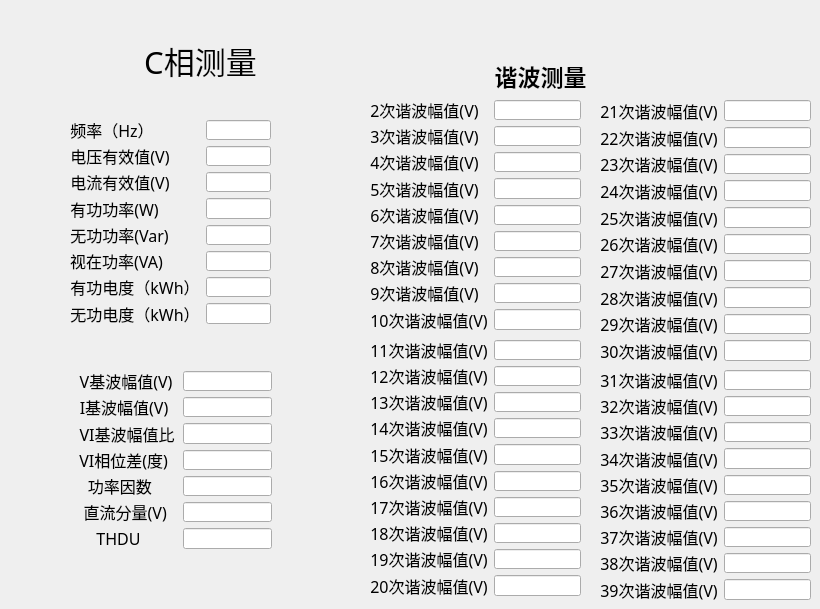
     <widget class="QWidget" name="tab_5">
      <attribute name="title">
       <string>C相基本量</string>
      </attribute>
      <widget class="QLabel" name="label_10">
       <property name="geometry">
        <rect>
         <x>400</x>
         <y>50</y>
         <width>281</width>
         <height>51</height>
        </rect>
       </property>
       <property name="font">
        <font>
         <family>楷体</family>
         <pointsize>17</pointsize>
         <weight>75</weight>
         <bold>true</bold>
         <strikeout>false</strikeout>
        </font>
       </property>
       <property name="text">
        <string>谐波测量</string>
       </property>
       <property name="textFormat">
        <enum>Qt::AutoText</enum>
       </property>
       <property name="alignment">
        <set>Qt::AlignCenter</set>
       </property>
      </widget>
      <widget class="QWidget" name="layoutWidget_20">
       <property name="geometry">
        <rect>
         <x>600</x>
         <y>100</y>
         <width>211</width>
         <height>261</height>
        </rect>
       </property>
       <layout class="QFormLayout" name="formLayout_35">
        <item row="0" column="0">
         <widget class="QLabel" name="label_340">
          <property name="font">
           <font>
            <family>楷体</family>
            <pointsize>12</pointsize>
           </font>
          </property>
          <property name="text">
           <string>21次谐波幅值(V)</string>
          </property>
          <property name="alignment">
           <set>Qt::AlignCenter</set>
          </property>
         </widget>
        </item>
        <item row="0" column="1">
         <widget class="QLineEdit" name="C_ershiyicixiebofuzhi"/>
        </item>
        <item row="1" column="0">
         <widget class="QLabel" name="label_341">
          <property name="font">
           <font>
            <family>楷体</family>
            <pointsize>12</pointsize>
           </font>
          </property>
          <property name="text">
           <string>22次谐波幅值(V)</string>
          </property>
          <property name="alignment">
           <set>Qt::AlignCenter</set>
          </property>
         </widget>
        </item>
        <item row="1" column="1">
         <widget class="QLineEdit" name="C_ershiercixiebofuzhi"/>
        </item>
        <item row="2" column="0">
         <widget class="QLabel" name="label_342">
          <property name="font">
           <font>
            <family>楷体</family>
            <pointsize>12</pointsize>
           </font>
          </property>
          <property name="text">
           <string>23次谐波幅值(V)</string>
          </property>
          <property name="alignment">
           <set>Qt::AlignCenter</set>
          </property>
         </widget>
        </item>
        <item row="2" column="1">
         <widget class="QLineEdit" name="C_ershisancixiebofuzhi"/>
        </item>
        <item row="3" column="0">
         <widget class="QLabel" name="label_343">
          <property name="font">
           <font>
            <family>楷体</family>
            <pointsize>12</pointsize>
           </font>
          </property>
          <property name="text">
           <string>24次谐波幅值(V)</string>
          </property>
          <property name="alignment">
           <set>Qt::AlignCenter</set>
          </property>
         </widget>
        </item>
        <item row="3" column="1">
         <widget class="QLineEdit" name="C_ershisicixiebofuzhi"/>
        </item>
        <item row="4" column="1">
         <widget class="QLineEdit" name="C_ershiwucixiebofuzhi"/>
        </item>
        <item row="5" column="0">
         <widget class="QLabel" name="label_344">
          <property name="font">
           <font>
            <family>楷体</family>
            <pointsize>12</pointsize>
           </font>
          </property>
          <property name="text">
           <string>26次谐波幅值(V)</string>
          </property>
          <property name="alignment">
           <set>Qt::AlignCenter</set>
          </property>
         </widget>
        </item>
        <item row="5" column="1">
         <widget class="QLineEdit" name="C_ershiliucixiebofuzhi"/>
        </item>
        <item row="6" column="0">
         <widget class="QLabel" name="label_345">
          <property name="font">
           <font>
            <family>楷体</family>
            <pointsize>12</pointsize>
           </font>
          </property>
          <property name="text">
           <string>27次谐波幅值(V)</string>
          </property>
          <property name="alignment">
           <set>Qt::AlignCenter</set>
          </property>
         </widget>
        </item>
        <item row="6" column="1">
         <widget class="QLineEdit" name="C_ershiqicixiebofuzhi"/>
        </item>
        <item row="7" column="0">
         <widget class="QLabel" name="label_346">
          <property name="font">
           <font>
            <family>楷体</family>
            <pointsize>12</pointsize>
           </font>
          </property>
          <property name="text">
           <string>28次谐波幅值(V)</string>
          </property>
          <property name="alignment">
           <set>Qt::AlignCenter</set>
          </property>
         </widget>
        </item>
        <item row="7" column="1">
         <widget class="QLineEdit" name="C_ershibacixiebofuzhi"/>
        </item>
        <item row="8" column="0">
         <widget class="QLabel" name="label_347">
          <property name="font">
           <font>
            <family>楷体</family>
            <pointsize>12</pointsize>
           </font>
          </property>
          <property name="text">
           <string>29次谐波幅值(V)</string>
          </property>
          <property name="alignment">
           <set>Qt::AlignCenter</set>
          </property>
         </widget>
        </item>
        <item row="8" column="1">
         <widget class="QLineEdit" name="C_ershijiucixiebofuzhi"/>
        </item>
        <item row="9" column="0">
         <widget class="QLabel" name="label_348">
          <property name="font">
           <font>
            <family>楷体</family>
            <pointsize>12</pointsize>
           </font>
          </property>
          <property name="text">
           <string>30次谐波幅值(V)</string>
          </property>
          <property name="alignment">
           <set>Qt::AlignCenter</set>
          </property>
         </widget>
        </item>
        <item row="9" column="1">
         <widget class="QLineEdit" name="C_sanshicixiebofuzhi"/>
        </item>
        <item row="4" column="0">
         <widget class="QLabel" name="label_349">
          <property name="font">
           <font>
            <family>楷体</family>
            <pointsize>12</pointsize>
           </font>
          </property>
          <property name="text">
           <string>25次谐波幅值(V)</string>
          </property>
          <property name="alignment">
           <set>Qt::AlignCenter</set>
          </property>
         </widget>
        </item>
       </layout>
      </widget>
      <widget class="QLabel" name="label_11">
       <property name="geometry">
        <rect>
         <x>60</x>
         <y>40</y>
         <width>281</width>
         <height>41</height>
        </rect>
       </property>
       <property name="font">
        <font>
         <family>楷体</family>
         <pointsize>23</pointsize>
        </font>
       </property>
       <property name="text">
        <string>C相测量</string>
       </property>
       <property name="alignment">
        <set>Qt::AlignCenter</set>
       </property>
      </widget>
      <widget class="QWidget" name="layoutWidget_12">
       <property name="geometry">
        <rect>
         <x>70</x>
         <y>120</y>
         <width>201</width>
         <height>204</height>
        </rect>
       </property>
       <layout class="QFormLayout" name="formLayout_13">
        <item row="0" column="0">
         <widget class="QLabel" name="label_174">
          <property name="font">
           <font>
            <family>楷体</family>
            <pointsize>12</pointsize>
           </font>
          </property>
          <property name="text">
           <string>频率（Hz）</string>
          </property>
          <property name="alignment">
           <set>Qt::AlignCenter</set>
          </property>
         </widget>
        </item>
        <item row="0" column="1">
         <widget class="QLineEdit" name="C_FHz"/>
        </item>
        <item row="1" column="0">
         <widget class="QLabel" name="label_175">
          <property name="font">
           <font>
            <family>楷体</family>
            <pointsize>12</pointsize>
           </font>
          </property>
          <property name="text">
           <string>电压有效值(V)</string>
          </property>
          <property name="alignment">
           <set>Qt::AlignCenter</set>
          </property>
         </widget>
        </item>
        <item row="1" column="1">
         <widget class="QLineEdit" name="C_rms"/>
        </item>
        <item row="2" column="0">
         <widget class="QLabel" name="label_176">
          <property name="font">
           <font>
            <family>楷体</family>
            <pointsize>12</pointsize>
           </font>
          </property>
          <property name="text">
           <string>电流有效值(V)</string>
          </property>
          <property name="alignment">
           <set>Qt::AlignCenter</set>
          </property>
         </widget>
        </item>
        <item row="2" column="1">
         <widget class="QLineEdit" name="C_I_rms"/>
        </item>
        <item row="3" column="0">
         <widget class="QLabel" name="label_177">
          <property name="font">
           <font>
            <family>楷体</family>
            <pointsize>12</pointsize>
           </font>
          </property>
          <property name="layoutDirection">
           <enum>Qt::LeftToRight</enum>
          </property>
          <property name="text">
           <string>有功功率(W)</string>
          </property>
          <property name="alignment">
           <set>Qt::AlignCenter</set>
          </property>
         </widget>
        </item>
        <item row="3" column="1">
         <widget class="QLineEdit" name="C_PW"/>
        </item>
        <item row="4" column="0">
         <widget class="QLabel" name="label_181">
          <property name="font">
           <font>
            <family>楷体</family>
            <pointsize>12</pointsize>
           </font>
          </property>
          <property name="text">
           <string>无功功率(Var)</string>
          </property>
          <property name="alignment">
           <set>Qt::AlignCenter</set>
          </property>
         </widget>
        </item>
        <item row="4" column="1">
         <widget class="QLineEdit" name="C_QVar"/>
        </item>
        <item row="5" column="0">
         <widget class="QLabel" name="label_182">
          <property name="font">
           <font>
            <family>楷体</family>
            <pointsize>12</pointsize>
           </font>
          </property>
          <property name="text">
           <string>视在功率(VA)</string>
          </property>
          <property name="alignment">
           <set>Qt::AlignCenter</set>
          </property>
         </widget>
        </item>
        <item row="5" column="1">
         <widget class="QLineEdit" name="C_SVA"/>
        </item>
        <item row="6" column="0">
         <widget class="QLabel" name="label_183">
          <property name="font">
           <font>
            <family>楷体</family>
            <pointsize>12</pointsize>
           </font>
          </property>
          <property name="text">
           <string>有功电度（kWh）</string>
          </property>
          <property name="alignment">
           <set>Qt::AlignCenter</set>
          </property>
         </widget>
        </item>
        <item row="6" column="1">
         <widget class="QLineEdit" name="C_PT"/>
        </item>
        <item row="7" column="0">
         <widget class="QLabel" name="label_184">
          <property name="font">
           <font>
            <family>楷体</family>
            <pointsize>12</pointsize>
           </font>
          </property>
          <property name="text">
           <string>无功电度（kWh）</string>
          </property>
          <property name="alignment">
           <set>Qt::AlignCenter</set>
          </property>
         </widget>
        </item>
        <item row="7" column="1">
         <widget class="QLineEdit" name="C_QT"/>
        </item>
       </layout>
      </widget>
      <widget class="QWidget" name="layoutWidget_14">
       <property name="geometry">
        <rect>
         <x>370</x>
         <y>340</y>
         <width>211</width>
         <height>256</height>
        </rect>
       </property>
       <layout class="QFormLayout" name="formLayout_36">
        <item row="0" column="0">
         <widget class="QLabel" name="label_350">
          <property name="font">
           <font>
            <family>楷体</family>
            <pointsize>12</pointsize>
           </font>
          </property>
          <property name="text">
           <string>11次谐波幅值(V)</string>
          </property>
          <property name="alignment">
           <set>Qt::AlignCenter</set>
          </property>
         </widget>
        </item>
        <item row="0" column="1">
         <widget class="QLineEdit" name="C_shiyicixiebofuzhi"/>
        </item>
        <item row="1" column="0">
         <widget class="QLabel" name="label_351">
          <property name="font">
           <font>
            <family>楷体</family>
            <pointsize>12</pointsize>
           </font>
          </property>
          <property name="text">
           <string>12次谐波幅值(V)</string>
          </property>
          <property name="alignment">
           <set>Qt::AlignCenter</set>
          </property>
         </widget>
        </item>
        <item row="1" column="1">
         <widget class="QLineEdit" name="C_shiercixiebofuzhi"/>
        </item>
        <item row="2" column="0">
         <widget class="QLabel" name="label_352">
          <property name="font">
           <font>
            <family>楷体</family>
            <pointsize>12</pointsize>
           </font>
          </property>
          <property name="text">
           <string>13次谐波幅值(V)</string>
          </property>
          <property name="alignment">
           <set>Qt::AlignCenter</set>
          </property>
         </widget>
        </item>
        <item row="2" column="1">
         <widget class="QLineEdit" name="C_shisancixiebofuzhi"/>
        </item>
        <item row="3" column="0">
         <widget class="QLabel" name="label_353">
          <property name="font">
           <font>
            <family>楷体</family>
            <pointsize>12</pointsize>
           </font>
          </property>
          <property name="text">
           <string>14次谐波幅值(V)</string>
          </property>
          <property name="alignment">
           <set>Qt::AlignCenter</set>
          </property>
         </widget>
        </item>
        <item row="3" column="1">
         <widget class="QLineEdit" name="C_shisicixiebofuzhi"/>
        </item>
        <item row="4" column="0">
         <widget class="QLabel" name="label_354">
          <property name="font">
           <font>
            <family>楷体</family>
            <pointsize>12</pointsize>
           </font>
          </property>
          <property name="text">
           <string>15次谐波幅值(V)</string>
          </property>
          <property name="alignment">
           <set>Qt::AlignCenter</set>
          </property>
         </widget>
        </item>
        <item row="4" column="1">
         <widget class="QLineEdit" name="C_shiwucixiebofuzhi"/>
        </item>
        <item row="5" column="0">
         <widget class="QLabel" name="label_355">
          <property name="font">
           <font>
            <family>楷体</family>
            <pointsize>12</pointsize>
           </font>
          </property>
          <property name="text">
           <string>16次谐波幅值(V)</string>
          </property>
          <property name="alignment">
           <set>Qt::AlignCenter</set>
          </property>
         </widget>
        </item>
        <item row="5" column="1">
         <widget class="QLineEdit" name="C_shiliucixiebofuzhi"/>
        </item>
        <item row="6" column="0">
         <widget class="QLabel" name="label_356">
          <property name="font">
           <font>
            <family>楷体</family>
            <pointsize>12</pointsize>
           </font>
          </property>
          <property name="text">
           <string>17次谐波幅值(V)</string>
          </property>
          <property name="alignment">
           <set>Qt::AlignCenter</set>
          </property>
         </widget>
        </item>
        <item row="6" column="1">
         <widget class="QLineEdit" name="C_shiqicixiebofuzhi"/>
        </item>
        <item row="7" column="0">
         <widget class="QLabel" name="label_357">
          <property name="font">
           <font>
            <family>楷体</family>
            <pointsize>12</pointsize>
           </font>
          </property>
          <property name="text">
           <string>18次谐波幅值(V)</string>
          </property>
          <property name="alignment">
           <set>Qt::AlignCenter</set>
          </property>
         </widget>
        </item>
        <item row="7" column="1">
         <widget class="QLineEdit" name="C_shibacixiebofuzhi"/>
        </item>
        <item row="8" column="0">
         <widget class="QLabel" name="label_358">
          <property name="font">
           <font>
            <family>楷体</family>
            <pointsize>12</pointsize>
           </font>
          </property>
          <property name="text">
           <string>19次谐波幅值(V)</string>
          </property>
          <property name="alignment">
           <set>Qt::AlignCenter</set>
          </property>
         </widget>
        </item>
        <item row="8" column="1">
         <widget class="QLineEdit" name="C_shijiucixiebofuzhi"/>
        </item>
        <item row="9" column="0">
         <widget class="QLabel" name="label_359">
          <property name="font">
           <font>
            <family>楷体</family>
            <pointsize>12</pointsize>
           </font>
          </property>
          <property name="text">
           <string>20次谐波幅值(V)</string>
          </property>
          <property name="alignment">
           <set>Qt::AlignCenter</set>
          </property>
         </widget>
        </item>
        <item row="9" column="1">
         <widget class="QLineEdit" name="C_ershicixiebofuzhi"/>
        </item>
       </layout>
      </widget>
      <widget class="QWidget" name="layoutWidget_19">
       <property name="geometry">
        <rect>
         <x>370</x>
         <y>100</y>
         <width>211</width>
         <height>230</height>
        </rect>
       </property>
       <layout class="QFormLayout" name="formLayout_22">
        <item row="0" column="0">
         <widget class="QLabel" name="label_360">
          <property name="font">
           <font>
            <family>楷体</family>
            <pointsize>12</pointsize>
           </font>
          </property>
          <property name="text">
           <string>2次谐波幅值(V)</string>
          </property>
          <property name="alignment">
           <set>Qt::AlignCenter</set>
          </property>
         </widget>
        </item>
        <item row="0" column="1">
         <widget class="QLineEdit" name="C_ercixiebofuzhi"/>
        </item>
        <item row="1" column="0">
         <widget class="QLabel" name="label_361">
          <property name="font">
           <font>
            <family>楷体</family>
            <pointsize>12</pointsize>
           </font>
          </property>
          <property name="text">
           <string>3次谐波幅值(V)</string>
          </property>
          <property name="alignment">
           <set>Qt::AlignCenter</set>
          </property>
         </widget>
        </item>
        <item row="1" column="1">
         <widget class="QLineEdit" name="C_sancixiebofuzhi"/>
        </item>
        <item row="2" column="0">
         <widget class="QLabel" name="label_362">
          <property name="font">
           <font>
            <family>楷体</family>
            <pointsize>12</pointsize>
           </font>
          </property>
          <property name="text">
           <string>4次谐波幅值(V)</string>
          </property>
          <property name="alignment">
           <set>Qt::AlignCenter</set>
          </property>
         </widget>
        </item>
        <item row="2" column="1">
         <widget class="QLineEdit" name="C_sicixiebofuzhi"/>
        </item>
        <item row="3" column="0">
         <widget class="QLabel" name="label_363">
          <property name="font">
           <font>
            <family>楷体</family>
            <pointsize>12</pointsize>
           </font>
          </property>
          <property name="text">
           <string>5次谐波幅值(V)</string>
          </property>
          <property name="alignment">
           <set>Qt::AlignCenter</set>
          </property>
         </widget>
        </item>
        <item row="3" column="1">
         <widget class="QLineEdit" name="C_wucixiebofuzhi"/>
        </item>
        <item row="4" column="0">
         <widget class="QLabel" name="label_364">
          <property name="font">
           <font>
            <family>楷体</family>
            <pointsize>12</pointsize>
           </font>
          </property>
          <property name="text">
           <string>6次谐波幅值(V)</string>
          </property>
          <property name="alignment">
           <set>Qt::AlignCenter</set>
          </property>
         </widget>
        </item>
        <item row="4" column="1">
         <widget class="QLineEdit" name="C_liucixiebofuzhi"/>
        </item>
        <item row="5" column="0">
         <widget class="QLabel" name="label_365">
          <property name="font">
           <font>
            <family>楷体</family>
            <pointsize>12</pointsize>
           </font>
          </property>
          <property name="text">
           <string>7次谐波幅值(V)</string>
          </property>
          <property name="alignment">
           <set>Qt::AlignCenter</set>
          </property>
         </widget>
        </item>
        <item row="5" column="1">
         <widget class="QLineEdit" name="C_qicixiebofuzhi"/>
        </item>
        <item row="6" column="0">
         <widget class="QLabel" name="label_366">
          <property name="font">
           <font>
            <family>楷体</family>
            <pointsize>12</pointsize>
           </font>
          </property>
          <property name="text">
           <string>8次谐波幅值(V)</string>
          </property>
          <property name="alignment">
           <set>Qt::AlignCenter</set>
          </property>
         </widget>
        </item>
        <item row="6" column="1">
         <widget class="QLineEdit" name="C_bacixiebofuzhi"/>
        </item>
        <item row="7" column="0">
         <widget class="QLabel" name="label_367">
          <property name="font">
           <font>
            <family>楷体</family>
            <pointsize>12</pointsize>
           </font>
          </property>
          <property name="text">
           <string>9次谐波幅值(V)</string>
          </property>
          <property name="alignment">
           <set>Qt::AlignCenter</set>
          </property>
         </widget>
        </item>
        <item row="7" column="1">
         <widget class="QLineEdit" name="C_jiucixiebofuzhi"/>
        </item>
        <item row="8" column="0">
         <widget class="QLabel" name="label_368">
          <property name="font">
           <font>
            <family>楷体</family>
            <pointsize>12</pointsize>
           </font>
          </property>
          <property name="text">
           <string>10次谐波幅值(V)</string>
          </property>
          <property name="alignment">
           <set>Qt::AlignCenter</set>
          </property>
         </widget>
        </item>
        <item row="8" column="1">
         <widget class="QLineEdit" name="C_shicixiebofuzhi"/>
        </item>
       </layout>
      </widget>
      <widget class="QWidget" name="layoutWidget_21">
       <property name="geometry">
        <rect>
         <x>71</x>
         <y>371</y>
         <width>201</width>
         <height>178</height>
        </rect>
       </property>
       <layout class="QFormLayout" name="formLayout_14">
        <item row="0" column="0">
         <widget class="QLabel" name="label_185">
          <property name="font">
           <font>
            <family>楷体</family>
            <pointsize>12</pointsize>
           </font>
          </property>
          <property name="text">
           <string>  V基波幅值(V) </string>
          </property>
          <property name="alignment">
           <set>Qt::AlignCenter</set>
          </property>
         </widget>
        </item>
        <item row="0" column="1">
         <widget class="QLineEdit" name="C_V_jibofuzhi"/>
        </item>
        <item row="1" column="0">
         <widget class="QLabel" name="label_186">
          <property name="font">
           <font>
            <family>楷体</family>
            <pointsize>12</pointsize>
           </font>
          </property>
          <property name="text">
           <string>  I基波幅值(V) </string>
          </property>
          <property name="alignment">
           <set>Qt::AlignCenter</set>
          </property>
         </widget>
        </item>
        <item row="1" column="1">
         <widget class="QLineEdit" name="C_I_jibofuzhi"/>
        </item>
        <item row="2" column="0">
         <widget class="QLabel" name="VI_xiangweicha_11">
          <property name="font">
           <font>
            <family>楷体</family>
            <pointsize>12</pointsize>
           </font>
          </property>
          <property name="text">
           <string>  VI基波幅值比</string>
          </property>
          <property name="alignment">
           <set>Qt::AlignCenter</set>
          </property>
         </widget>
        </item>
        <item row="2" column="1">
         <widget class="QLineEdit" name="C_VI_jibofuzhibi"/>
        </item>
        <item row="3" column="0">
         <widget class="QLabel" name="VI_xiangweicha_12">
          <property name="font">
           <font>
            <family>楷体</family>
            <pointsize>12</pointsize>
           </font>
          </property>
          <property name="text">
           <string>  VI相位差(度)</string>
          </property>
          <property name="alignment">
           <set>Qt::AlignCenter</set>
          </property>
         </widget>
        </item>
        <item row="3" column="1">
         <widget class="QLineEdit" name="C_VI_xiangweicha"/>
        </item>
        <item row="4" column="0">
         <widget class="QLabel" name="VI_xiangweicha_13">
          <property name="font">
           <font>
            <family>楷体</family>
            <pointsize>12</pointsize>
           </font>
          </property>
          <property name="text">
           <string>    功率因数</string>
          </property>
          <property name="textFormat">
           <enum>Qt::PlainText</enum>
          </property>
          <property name="alignment">
           <set>Qt::AlignCenter</set>
          </property>
         </widget>
        </item>
        <item row="4" column="1">
         <widget class="QLineEdit" name="C_VI_cos"/>
        </item>
        <item row="5" column="0">
         <widget class="QLabel" name="label_36">
          <property name="font">
           <font>
            <family>楷体</family>
            <pointsize>12</pointsize>
           </font>
          </property>
          <property name="text">
           <string>   直流分量(V)</string>
          </property>
          <property name="textFormat">
           <enum>Qt::PlainText</enum>
          </property>
          <property name="alignment">
           <set>Qt::AlignCenter</set>
          </property>
         </widget>
        </item>
        <item row="5" column="1">
         <widget class="QLineEdit" name="C_zhiliufenliang"/>
        </item>
        <item row="6" column="0">
         <widget class="QLabel" name="label_187">
          <property name="font">
           <font>
            <family>楷体</family>
            <pointsize>12</pointsize>
           </font>
          </property>
          <property name="text">
           <string>      THDU</string>
          </property>
          <property name="alignment">
           <set>Qt::AlignCenter</set>
          </property>
         </widget>
        </item>
        <item row="6" column="1">
         <widget class="QLineEdit" name="C_Thdu"/>
        </item>
       </layout>
      </widget>
      <widget class="QWidget" name="layoutWidget_22">
       <property name="geometry">
        <rect>
         <x>600</x>
         <y>370</y>
         <width>211</width>
         <height>230</height>
        </rect>
       </property>
       <layout class="QFormLayout" name="formLayout_37">
        <item row="0" column="0">
         <widget class="QLabel" name="label_369">
          <property name="font">
           <font>
            <family>楷体</family>
            <pointsize>12</pointsize>
           </font>
          </property>
          <property name="text">
           <string>31次谐波幅值(V)</string>
          </property>
          <property name="alignment">
           <set>Qt::AlignCenter</set>
          </property>
         </widget>
        </item>
        <item row="0" column="1">
         <widget class="QLineEdit" name="C_sanshiyicixiebofuzhi"/>
        </item>
        <item row="1" column="0">
         <widget class="QLabel" name="label_370">
          <property name="font">
           <font>
            <family>楷体</family>
            <pointsize>12</pointsize>
           </font>
          </property>
          <property name="text">
           <string>32次谐波幅值(V)</string>
          </property>
          <property name="alignment">
           <set>Qt::AlignCenter</set>
          </property>
         </widget>
        </item>
        <item row="1" column="1">
         <widget class="QLineEdit" name="C_sanshiercixiebofuzhi"/>
        </item>
        <item row="2" column="0">
         <widget class="QLabel" name="label_371">
          <property name="font">
           <font>
            <family>楷体</family>
            <pointsize>12</pointsize>
           </font>
          </property>
          <property name="text">
           <string>33次谐波幅值(V)</string>
          </property>
          <property name="alignment">
           <set>Qt::AlignCenter</set>
          </property>
         </widget>
        </item>
        <item row="2" column="1">
         <widget class="QLineEdit" name="C_sanshisancixiebofuzhi"/>
        </item>
        <item row="3" column="0">
         <widget class="QLabel" name="label_372">
          <property name="font">
           <font>
            <family>楷体</family>
            <pointsize>12</pointsize>
           </font>
          </property>
          <property name="text">
           <string>34次谐波幅值(V)</string>
          </property>
          <property name="alignment">
           <set>Qt::AlignCenter</set>
          </property>
         </widget>
        </item>
        <item row="3" column="1">
         <widget class="QLineEdit" name="C_sanshisicixiebofuzhi"/>
        </item>
        <item row="4" column="0">
         <widget class="QLabel" name="label_373">
          <property name="font">
           <font>
            <family>楷体</family>
            <pointsize>12</pointsize>
           </font>
          </property>
          <property name="text">
           <string>35次谐波幅值(V)</string>
          </property>
          <property name="alignment">
           <set>Qt::AlignCenter</set>
          </property>
         </widget>
        </item>
        <item row="4" column="1">
         <widget class="QLineEdit" name="C_sanshiwucixiebofuzhi"/>
        </item>
        <item row="5" column="0">
         <widget class="QLabel" name="label_374">
          <property name="font">
           <font>
            <family>楷体</family>
            <pointsize>12</pointsize>
           </font>
          </property>
          <property name="text">
           <string>36次谐波幅值(V)</string>
          </property>
          <property name="alignment">
           <set>Qt::AlignCenter</set>
          </property>
         </widget>
        </item>
        <item row="5" column="1">
         <widget class="QLineEdit" name="C_sanshiliucixiebofuzhi"/>
        </item>
        <item row="6" column="0">
         <widget class="QLabel" name="label_375">
          <property name="font">
           <font>
            <family>楷体</family>
            <pointsize>12</pointsize>
           </font>
          </property>
          <property name="text">
           <string>37次谐波幅值(V)</string>
          </property>
          <property name="alignment">
           <set>Qt::AlignCenter</set>
          </property>
         </widget>
        </item>
        <item row="6" column="1">
         <widget class="QLineEdit" name="C_sanshiqicixiebofuzhi"/>
        </item>
        <item row="7" column="0">
         <widget class="QLabel" name="label_376">
          <property name="font">
           <font>
            <family>楷体</family>
            <pointsize>12</pointsize>
           </font>
          </property>
          <property name="text">
           <string>38次谐波幅值(V)</string>
          </property>
          <property name="alignment">
           <set>Qt::AlignCenter</set>
          </property>
         </widget>
        </item>
        <item row="7" column="1">
         <widget class="QLineEdit" name="C_sanshibacixiebofuzhi"/>
        </item>
        <item row="8" column="0">
         <widget class="QLabel" name="label_377">
          <property name="font">
           <font>
            <family>楷体</family>
            <pointsize>12</pointsize>
           </font>
          </property>
          <property name="text">
           <string>39次谐波幅值(V)</string>
          </property>
          <property name="alignment">
           <set>Qt::AlignCenter</set>
          </property>
         </widget>
        </item>
        <item row="8" column="1">
         <widget class="QLineEdit" name="C_sanshijiucixiebofuzhi"/>
        </item>
       </layout>
      </widget>
     </widget>
